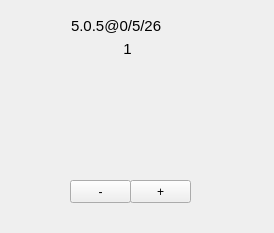
<?xml version="1.0" encoding="UTF-8"?>
<ui version="4.0">
 <class>Valve</class>
 <widget class="QWidget" name="Valve">
  <property name="geometry">
   <rect>
    <x>0</x>
    <y>0</y>
    <width>274</width>
    <height>233</height>
   </rect>
  </property>
  <property name="windowTitle">
   <string>Form</string>
  </property>
  <widget class="QLabel" name="labelValveAddress">
   <property name="geometry">
    <rect>
     <x>71</x>
     <y>10</y>
     <width>131</width>
     <height>31</height>
    </rect>
   </property>
   <property name="font">
    <font>
     <pointsize>11</pointsize>
    </font>
   </property>
   <property name="text">
    <string>5.0.5@0/5/26</string>
   </property>
  </widget>
  <widget class="QPushButton" name="buttonUp">
   <property name="geometry">
    <rect>
     <x>130</x>
     <y>180</y>
     <width>61</width>
     <height>23</height>
    </rect>
   </property>
   <property name="text">
    <string>+</string>
   </property>
  </widget>
  <widget class="QPushButton" name="buttonDown">
   <property name="geometry">
    <rect>
     <x>70</x>
     <y>180</y>
     <width>61</width>
     <height>23</height>
    </rect>
   </property>
   <property name="text">
    <string>-</string>
   </property>
  </widget>
  <widget class="QLabel" name="labelPositionValue">
   <property name="geometry">
    <rect>
     <x>90</x>
     <y>40</y>
     <width>75</width>
     <height>18</height>
    </rect>
   </property>
   <property name="font">
    <font>
     <pointsize>11</pointsize>
    </font>
   </property>
   <property name="text">
    <string>1</string>
   </property>
   <property name="alignment">
    <set>Qt::AlignCenter</set>
   </property>
  </widget>
  <widget class="QLabel" name="imageOrigin">
   <property name="geometry">
    <rect>
     <x>50</x>
     <y>70</y>
     <width>16</width>
     <height>16</height>
    </rect>
   </property>
   <property name="text">
    <string/>
   </property>
  </widget>
 </widget>
 <resources/>
 <connections/>
</ui>
